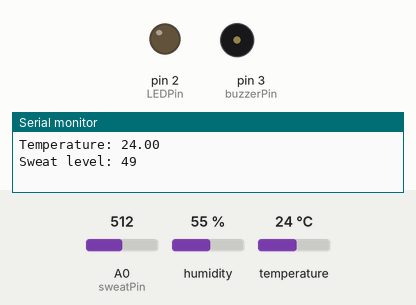
A sketch run on a simulated Arduino Nano, built with avr-gcc and run on an emulated ATmega328P. Parts: output pins drawn as LEDs (lit = HIGH), buzzer (waves = sounding), the last lines printed to the serial monitor. Dashed ring = blinking. The test bench sets the inputs (shaded band); at power-on: temperature 24 °C, A0 (sweatPin) = 512, humidity 55 %.

Above: at 1.8 s.
1.9 s: temperature set to 33 °C
5.6 s: A0 (sweatPin) set to 494
At 6.27 s:
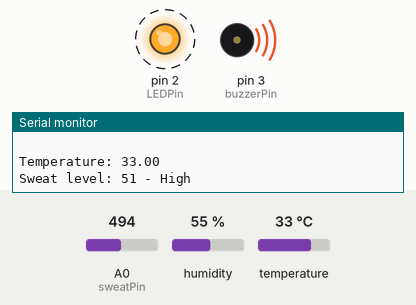
9.7 s: A0 (sweatPin) set to 511
At 10.3 s:
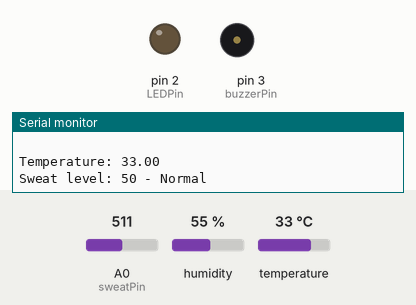
11.2 s: A0 (sweatPin) set to 306
At 13.4 s:
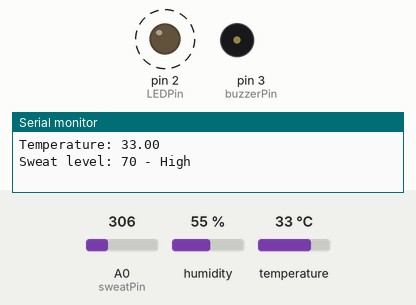
Timing chart, 0 to 16.3 s (numbered marks = the images above; inputs shaded):
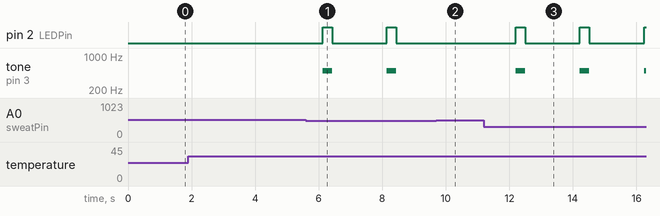

Measured:
- the behaviour switches between 502 and 501 on A0 (sweatPin) (found by bisection; images 0 and 1)
- after the input at 5.6 s, pin 2 (LEDPin): alternates HIGH for 0.30 s and LOW for 1.7 s, starting after 0.52 s; tone on pin 3 (buzzerPin): alternates 500 Hz for 0.30 s and silent for 1.7 s, starting after 0.52 s
- after the input at 9.7 s, pin 2 (LEDPin): stays LOW (without the input it goes to HIGH after 0.47 s); tone on pin 3 (buzzerPin): stays silent (without the input it goes to 500 Hz after 0.47 s)
- after the input at 11.2 s, pin 2 (LEDPin): alternates HIGH for 0.30 s and LOW for 1.7 s, starting after 0.99 s; tone on pin 3 (buzzerPin): alternates 500 Hz for 0.30 s and silent for 1.7 s, starting after 0.99 s

The sketch:

BodySensor-Proto_GV.ino
```cpp
#include <dht.h>
/* Project Name: Prototype Body Sensors
 * Author: Gemaris Velazquez
 * File name: BodySensor-Proto_GV.ino
 *
 * Purpose of program: This program can currently record the
 * temperature and sweat. If a certain level of sweat
 * has been reached [the water sensor is drenched] or if there
 * is a certain level of heat reached [the temperature sensor
 * is high enough], then the light will go off to alert the
 * user to take a break.
 *
 * Parts currently used:
 * -FC-37 Rain Sensor
 * -KY-016 3-color LED module
 * -Buzzer
 * -DHT11 Humidity and Temperature Sensor
 * -Arduino Nano
 * -Breadboard
 * -3 AAA Battery Compartment
 *
 * Future parts to be implemented:
 * -Body temperature sensor, to replace DHT sensor
 * -Glucose level sensor
 * -Oxygen level sensor
 * -Heartbeat sensor
 */

//Declare the variables, set them to their appropriate pins
dht DHT; //For interpreting DHT sensor
int DHTPin = 13; //Digital pin for DHT sensor, set pin to D13
int DHTRead; //Reads input from DHT sensor

int LEDPin = 2; //Digital pin for LED light, set pin to D2
int buzzerPin = 3; //Digital pin for buzzer, set pin to D3

const int SENS_MIN = 0; //Limits for reading sweat sensor
const int SENS_MAX = 1024;
int sweatPin = A0; //Analog pin for sweat sensor, set pin to A0
int sweatRead; //Reads input from sweat sensor

void setup()
{
  //Set LED pin for output
  pinMode(LEDPin, OUTPUT);
  Serial.begin(9600);
  Serial.println("Starting up sensors...");
}//End of setup function

void loop()
{
  //Read in the sweat and DHT sensor for their inputs
  DHTRead = DHT.read11(DHTPin);
  sweatRead = analogRead(sweatPin);

  //If temperature too low, continue loop
  //Create sweatRead restriction for sweat sensor to limit itself
  //TODO: Find percentage that is considered "too sweaty", default: 100
  sweatRead = 99-map(sweatRead, SENS_MIN, SENS_MAX, 0, 100);

  //Output temperature and sweat level to serial monitor
  Serial.print("Temperature: ");
  Serial.println(DHT.temperature);
  Serial.print("Sweat level: ");
  Serial.print(sweatRead);

  //Reduce the sweatRead to 4 cases: drenched in sweat, warning of being drenched, normal amount of sweat, and no sweating
  if (sweatRead > 75)
    sweatRead = 3;
  else if (sweatRead > 50)
    sweatRead = 2;
  else if (sweatRead > 0)
    sweatRead = 1;

  //If both temperature and sweat levels are high, flash the light
  //Temperature evaluation
  if(DHT.temperature > 30)
  {
    //Sweat evaluation
    switch(sweatRead)
    {
      //Drenched case
      case 3:
        Serial.println(" - Very High");
        digitalWrite(LEDPin, HIGH);
        tone(buzzerPin, 1000);
        delay(1000);
        break;
      //Warning case
      case 2:
        Serial.println(" - High");
        digitalWrite(LEDPin, HIGH);
        tone(buzzerPin, 500);
        delay(300);
        digitalWrite(LEDPin, LOW);
        noTone(buzzerPin);
        delay(700);
        break;
      //Normal case
      case 1:
        Serial.println(" - Normal");
        delay(1000);
        break;
     //No sweat case
      case 0:
        Serial.println(" - Not Sweating");
        delay(1000);
        break;
    }//End of switch statement
  }//End of if human temperature statement

  //Turn LED and buzzer off
  digitalWrite(LEDPin, LOW);
  noTone(buzzerPin);

  //Add 2 new line statements to prepare the monitor written for the next prompt
  Serial.print("\n \n");

  //Delay 1 second
  delay(1000);
}//End of loop function
```
